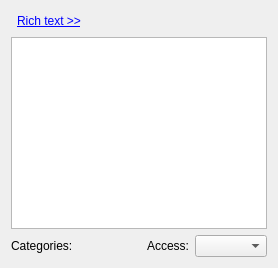
       <widget class="QWidget" name="mGeneralTab">
        <attribute name="title">
         <string comment="@title:tab General settings for an event or to-do">General</string>
        </attribute>
        <layout class="QGridLayout" name="gridLayout_9">
         <item row="2" column="1">
          <widget class="KPIM::TagWidget" name="mTagWidget" native="true"/>
         </item>
         <item row="2" column="2">
          <widget class="QLabel" name="mSecrecyLabel">
           <property name="sizePolicy">
            <sizepolicy hsizetype="Fixed" vsizetype="Preferred">
             <horstretch>0</horstretch>
             <verstretch>0</verstretch>
            </sizepolicy>
           </property>
           <property name="toolTip">
            <string comment="@info:tooltip">Set the secrecy level</string>
           </property>
           <property name="whatsThis">
            <string comment="@info:whatsthis">Sets whether the access to this event or to-do is restricted. Please note that KOrganizer currently does not use this setting, so the implementation of the restrictions will depend on the groupware server. This means that events or to-dos marked as private or confidential may be visible to others.</string>
           </property>
           <property name="text">
            <string comment="@label:listbox sets the privacy option of the event or to-do">Access:</string>
           </property>
           <property name="alignment">
            <set>Qt::AlignRight|Qt::AlignTrailing|Qt::AlignVCenter</set>
           </property>
          </widget>
         </item>
         <item row="0" column="0" colspan="4">
          <layout class="QHBoxLayout" name="horizontalLayout_6">
           <item>
            <widget class="QWidget" name="mEditToolBarPlaceHolder" native="true"/>
           </item>
           <item>
            <widget class="QLabel" name="mRichTextLabel">
             <property name="sizePolicy">
              <sizepolicy hsizetype="Fixed" vsizetype="Preferred">
               <horstretch>0</horstretch>
               <verstretch>0</verstretch>
              </sizepolicy>
             </property>
             <property name="text">
              <string comment="@label">&lt;a href=\&quot;hide\&quot;&gt;&lt;font color='blue'&gt;Rich text &amp;gt;&amp;gt;&lt;/font&gt;&lt;/a&gt;</string>
             </property>
             <property name="textFormat">
              <enum>Qt::RichText</enum>
             </property>
            </widget>
           </item>
           <item>
            <spacer name="horizontalSpacer_9">
             <property name="orientation">
              <enum>Qt::Horizontal</enum>
             </property>
             <property name="sizeHint" stdset="0">
              <size>
               <width>40</width>
               <height>20</height>
              </size>
             </property>
            </spacer>
           </item>
          </layout>
         </item>
         <item row="1" column="0" colspan="4">
          <widget class="KRichTextWidget" name="mDescriptionEdit">
           <property name="toolTip">
            <string comment="@info:tooltip">Set the description in plain text or rich text.</string>
           </property>
           <property name="whatsThis">
            <string comment="@info:whatsthis">Sets the description for this event, to-do or journal. This will be displayed in a reminder if one is set, as well as in a tooltip when you hover over the event.</string>
           </property>
           <property name="tabChangesFocus">
            <bool>true</bool>
           </property>
          </widget>
         </item>
         <item row="2" column="0">
          <widget class="QLabel" name="mCategoryLabel">
           <property name="sizePolicy">
            <sizepolicy hsizetype="Fixed" vsizetype="Preferred">
             <horstretch>0</horstretch>
             <verstretch>0</verstretch>
            </sizepolicy>
           </property>
           <property name="text">
            <string comment="@label">Categories:</string>
           </property>
          </widget>
         </item>
         <item row="2" column="3">
          <widget class="KComboBox" name="mSecrecyCombo">
           <property name="toolTip">
            <string comment="@info:tooltip">Set the secrecy level</string>
           </property>
           <property name="whatsThis">
            <string comment="@info:whatsthis">Sets whether the access to this event or to-do is restricted. Please note that KOrganizer currently does not use this setting, so the implementation of the restrictions will depend on the groupware server. This means that events or to-dos marked as private or confidential may be visible to others.</string>
           </property>
          </widget>
         </item>
        </layout>
       </widget>
